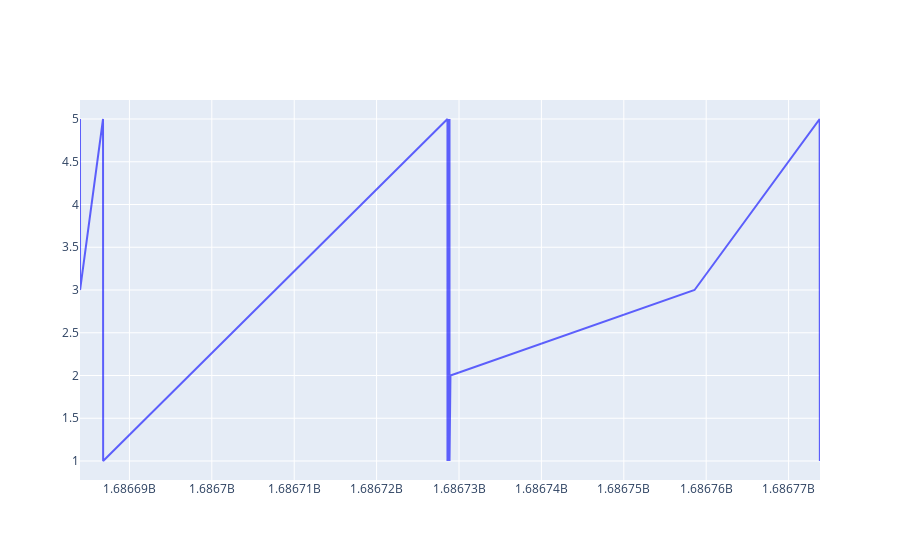

The code cell stored with this chart in its notebook:
### Code cell
plot('lsst.sal.MTAirCompressor.logevent_summaryState', results, 'summaryState')

### Figure 1 — Plotly figure (JSON) as saved in the notebook; plotly's stock layout.template omitted (floating-point values rounded to 4 significant figures)
{"data": [{"marker": {"color": "blue"}, "name": "summaryState", "opacity": 0.6, "type": "scatter", "x": [1687000000.0, 1687000000.0, 1687000000.0, 1687000000.0, 1687000000.0, 1687000000.0, 1687000000.0, 1687000000.0, 1687000000.0, 1687000000.0, 1687000000.0, 1687000000.0, 1687000000.0, 1687000000.0, 1687000000.0, 1687000000.0, 1687000000.0, 1687000000.0, 1687000000.0, 1687000000.0, 1687000000.0, 1687000000.0], "y": [5, 3, 5, 3, 5, 1, 5, 1, 5, 1, 5, 1, 2, 2, 3, 3, 5, 1, 2, 5, 1, 2]}], "layout": {"autosize": true, "xaxis": {"autorange": true, "range": [1687000000.0, 1687000000.0], "type": "linear"}, "yaxis": {"autorange": true, "range": [0.7778, 5.222], "type": "linear"}}}
